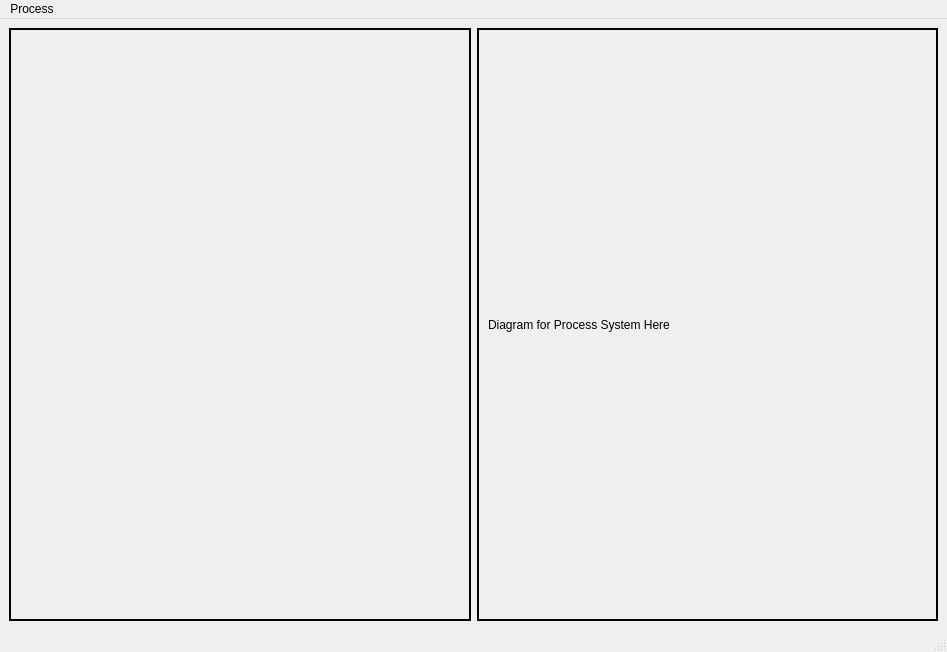
<?xml version="1.0" encoding="UTF-8"?>
<ui version="4.0">
 <class>GSMainWindow</class>
 <widget class="QMainWindow" name="GSMainWindow">
  <property name="geometry">
   <rect>
    <x>0</x>
    <y>0</y>
    <width>947</width>
    <height>652</height>
   </rect>
  </property>
  <property name="windowTitle">
   <string>GSUI</string>
  </property>
  <widget class="QWidget" name="centralwidget">
   <layout class="QHBoxLayout" name="horizontalLayout_3">
    <item>
     <widget class="QFrame" name="frame_2">
      <property name="frameShape">
       <enum>QFrame::Box</enum>
      </property>
      <property name="frameShadow">
       <enum>QFrame::Plain</enum>
      </property>
      <property name="lineWidth">
       <number>2</number>
      </property>
      <layout class="QHBoxLayout" name="horizontalLayout_2">
       <item>
        <layout class="QHBoxLayout" name="stateLayout"/>
       </item>
      </layout>
     </widget>
    </item>
    <item>
     <widget class="QFrame" name="frame">
      <property name="frameShape">
       <enum>QFrame::Box</enum>
      </property>
      <property name="frameShadow">
       <enum>QFrame::Plain</enum>
      </property>
      <property name="lineWidth">
       <number>2</number>
      </property>
      <layout class="QHBoxLayout" name="horizontalLayout_4">
       <item>
        <widget class="QLabel" name="label">
         <property name="text">
          <string>Diagram for Process System Here</string>
         </property>
        </widget>
       </item>
      </layout>
     </widget>
    </item>
   </layout>
  </widget>
  <widget class="QMenuBar" name="menubar">
   <property name="geometry">
    <rect>
     <x>0</x>
     <y>0</y>
     <width>947</width>
     <height>22</height>
    </rect>
   </property>
   <widget class="QMenu" name="menuProcess">
    <property name="title">
     <string>Process</string>
    </property>
    <addaction name="openProcessFromFileAction"/>
   </widget>
   <addaction name="menuProcess"/>
  </widget>
  <widget class="QStatusBar" name="statusbar"/>
  <action name="openProcessFromFileAction">
   <property name="text">
    <string>Open from file</string>
   </property>
  </action>
 </widget>
 <resources/>
 <connections/>
</ui>
